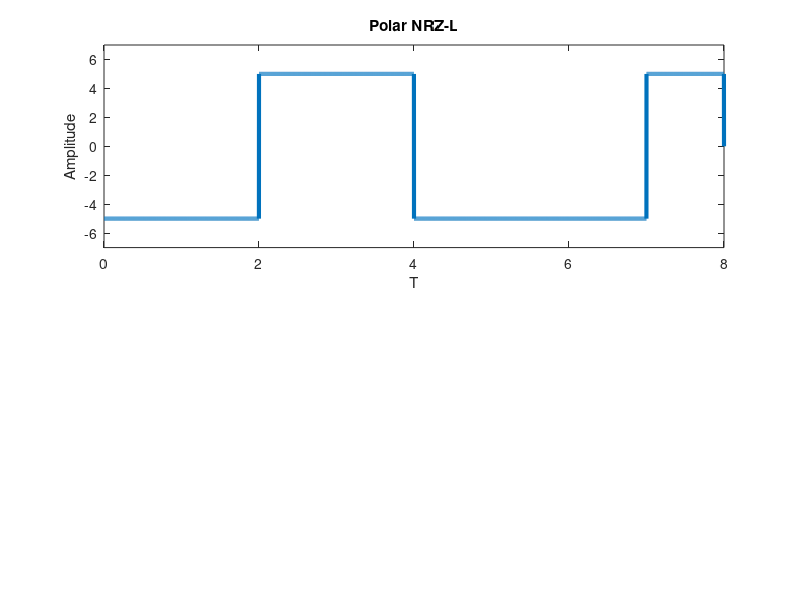

Write the MATLAB code that produced this figure.
clc;
clear all;
close all

% Polar NRZ-L

% modulation
% bits = input('prompt')
bits = [1 1 0 0 1 1 1 0];
voltage = 5;
bitrate = 1;
n = 1000; % sampling frequency
T = length(bits)/bitrate; % total time
N = n*length(bits);
dt = T/N; % time for each sample point
t = 0:dt:T;
x = zeros(1, length(t));
%disp(x)
for i = 1:length(bits)
    if bits(i) == 1
      x((i-1)*n+1:i*n) = -voltage;
    else
      x((i-1)*n+1:i*n) = voltage;
    end
end

subplot(2, 1, 1);
plot(t, x, 'linewidth', 3);
ylim([-7, 7]);
xlabel('T');
ylabel('Amplitude');
title('Polar NRZ-L');

% demodulation
index = 0;

for i = 1:length(t)
  if t(i) > index
    index = index + 1;
    if x(i) > 0
      result(index) = 0;
    else
      result(index) = 1;
    end
  end
end

disp('Polar NRZ-L decoding');
disp(result)
